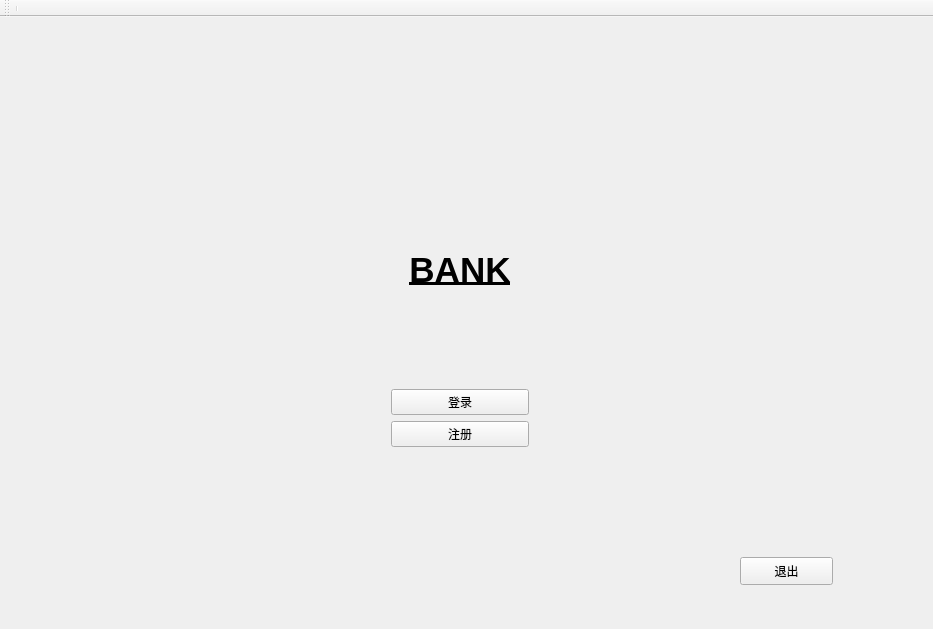
<?xml version="1.0" encoding="UTF-8"?>
<ui version="4.0">
 <class>MainWindow</class>
 <widget class="QMainWindow" name="MainWindow">
  <property name="geometry">
   <rect>
    <x>0</x>
    <y>0</y>
    <width>933</width>
    <height>629</height>
   </rect>
  </property>
  <property name="windowTitle">
   <string>MainWindow</string>
  </property>
  <widget class="QWidget" name="centralWidget">
   <widget class="QWidget" name="verticalLayoutWidget">
    <property name="geometry">
     <rect>
      <x>380</x>
      <y>130</y>
      <width>160</width>
      <height>311</height>
     </rect>
    </property>
    <layout class="QVBoxLayout" name="verticalLayout">
     <item>
      <widget class="QLabel" name="label">
       <property name="text">
        <string>&lt;html&gt;&lt;head/&gt;&lt;body&gt;&lt;p align=&quot;center&quot;&gt;&lt;span style=&quot; font-size:26pt; font-weight:600; text-decoration: underline;&quot;&gt;BANK&lt;/span&gt;&lt;/p&gt;&lt;/body&gt;&lt;/html&gt;</string>
       </property>
      </widget>
     </item>
     <item>
      <widget class="QPushButton" name="pushButton">
       <property name="text">
        <string>登录</string>
       </property>
      </widget>
     </item>
     <item>
      <widget class="QPushButton" name="pushButton_2">
       <property name="text">
        <string>注册</string>
       </property>
      </widget>
     </item>
    </layout>
   </widget>
   <widget class="QPushButton" name="pushButton_3">
    <property name="geometry">
     <rect>
      <x>740</x>
      <y>540</y>
      <width>93</width>
      <height>28</height>
     </rect>
    </property>
    <property name="text">
     <string>退出</string>
    </property>
   </widget>
   <widget class="QLabel" name="label_2">
    <property name="geometry">
     <rect>
      <x>660</x>
      <y>270</y>
      <width>72</width>
      <height>15</height>
     </rect>
    </property>
    <property name="text">
     <string/>
    </property>
   </widget>
  </widget>
  <widget class="QToolBar" name="mainToolBar">
   <attribute name="toolBarArea">
    <enum>TopToolBarArea</enum>
   </attribute>
   <attribute name="toolBarBreak">
    <bool>false</bool>
   </attribute>
   <addaction name="separator"/>
  </widget>
 </widget>
 <layoutdefault spacing="6" margin="11"/>
 <resources/>
 <connections/>
</ui>
